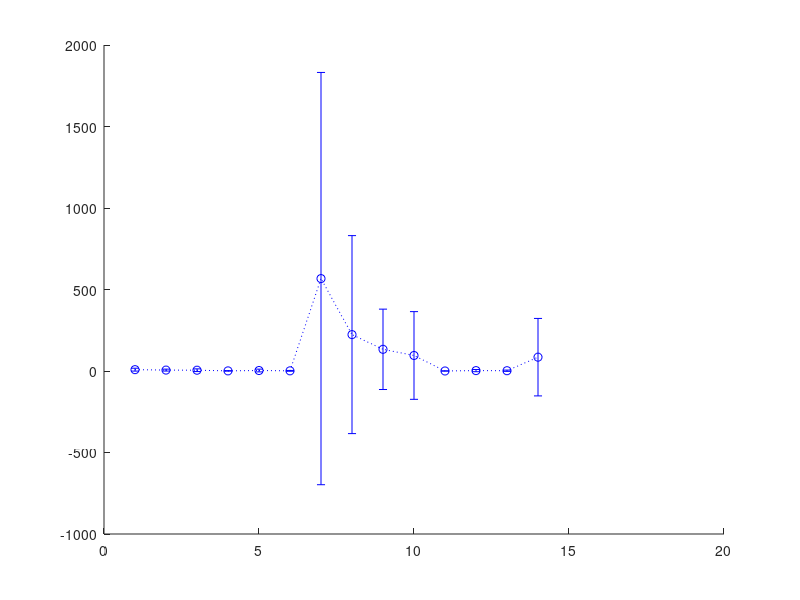

Source code (MATLAB): (Note: this script raises an error after producing the figure.)
clearvars
close all

%load('self_intersection_fixtgt_reltgt.mat');
%load('self_intersection_fixtgt_reltgt_vth0.2.mat');
%load('self_intersection_fixtgt_reltgt_vth0.2_1st_half.mat');
load('self_intersection_fixtgt_reltgt_vth0.2_2nd_half.mat');

n_trials = numel(trial_labels_rt);

% making observation matrices
% rows -> trials; cols -> observations (i.e., different mice)
n_selfint_rt = cell2mat(cellfun(@(all_mice)cellfun(@(x)numel(x),all_mice),selfint_st_rt(1:n_trials),'UniformOutput',false)');
n_selfint_ft = cell2mat(cellfun(@(all_mice)cellfun(@(x)numel(x),all_mice),selfint_st_ft(1:n_trials),'UniformOutput',false)');

% average over mice (cols,dim==2)
n_selfint_rt_mean = mean(n_selfint_rt,2);
n_selfint_rt_std  =  std(n_selfint_rt,[],2);
n_selfint_ft_mean = mean(n_selfint_ft,2);
n_selfint_ft_std  =  std(n_selfint_ft,[],2);

ax = axes;
hold(ax,'on');
errorbar(ax,1:n_trials,n_selfint_rt_mean,n_selfint_rt_std,':ob','DisplayName','static entrance');
errorbar(ax,1:n_trials,n_selfint_ft_mean,n_selfint_ft_std,':sr','DisplayName','random entrance');
xlabel(ax,'trial');
ylabel(ax,'number of self-crossings')
set(ax,'yscale','log')
legend(ax)